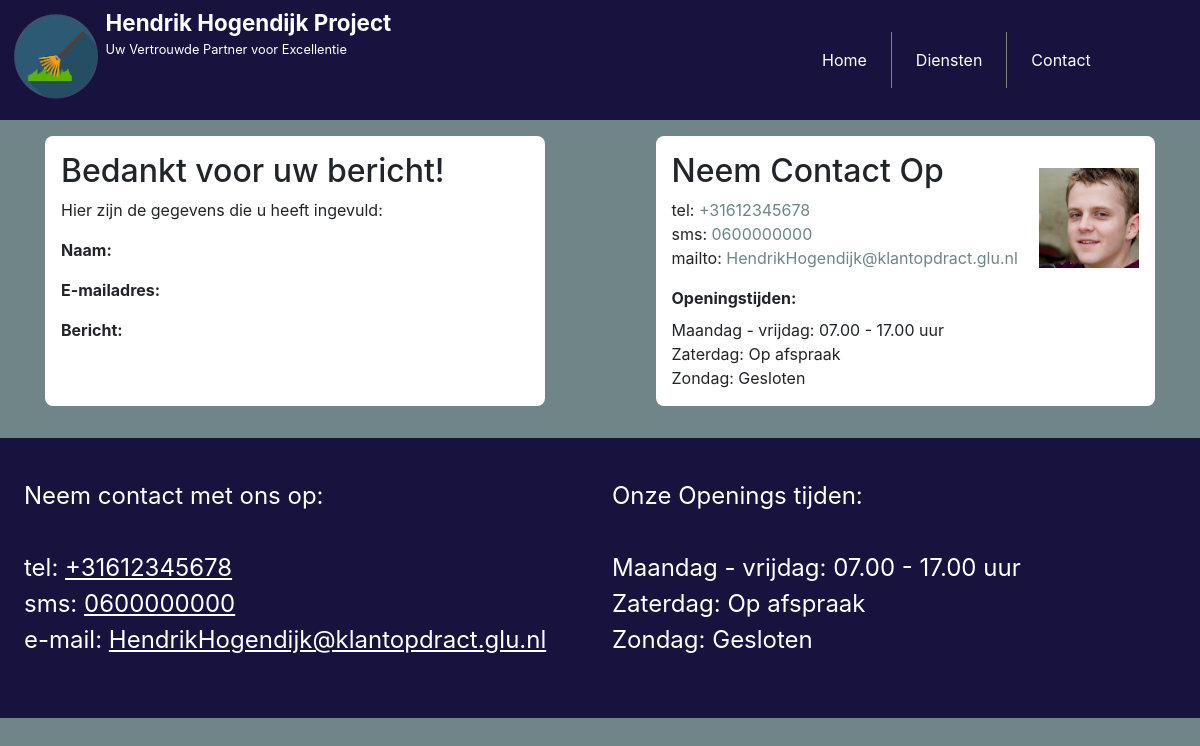
Screenshot of /verstuurt.php with the database file from the repository.
### tables this page shows
CREATE TABLE `informatie` (
  `info_id` int(11) NOT NULL,
  `info_type` int(11) NOT NULL,
  `info_prefix` varchar(255) NOT NULL,
  `info_tekst` varchar(255) NOT NULL
);

### verstuurt.php (the view, shortened to what this page needs)
<?php
include('assets/core/header.php');
$naam = isset($_SESSION['naam']) ? $_SESSION['naam'] : '';
$email = isset($_SESSION['email']) ? $_SESSION['email'] : '';
$bericht = isset($_SESSION['bericht']) ? $_SESSION['bericht'] : '';
?>
<!DOCTYPE html>
<html lang="nl">
<head>
</head>
<body>
    <div class="container">
    <form action="" method="post">
    <h2>Bedankt voor uw bericht!</h2>
        <p>Hier zijn de gegevens die u heeft ingevuld:</p>
        <p><strong>Naam:</strong> <?php echo $naam; ?></p>
        <p><strong>E-mailadres:</strong> <?php echo $email; ?></p>
        <p><strong>Bericht:</strong><div class="text-wrap"><?php echo $bericht; ?></div> </p>
        </form>
        <div class="contact-info">
            <h2>Neem Contact Op</h2>
            <?php
        $sql = "SELECT info_prefix, info_tekst FROM informatie WHERE info_type = 1";
        $liqry = $con->prepare($sql);
        if ($liqry === false) {
            echo mysqli_error($con);
        } else {
            $liqry->bind_result($info_prefix, $info_tekst);
            if ($liqry->execute()) {
                $liqry->store_result();
                while ($liqry->fetch()) {
                    echo $info_prefix . ": " . "<a href='" . $info_prefix . ":" . $info_tekst ."'>" . $info_tekst . "</a>" ."<br>";
                }
            }
        }
        ?>
            <p><b>Openingstijden:</b></p>
            <?php
        $sql = "SELECT info_prefix, info_tekst FROM informatie WHERE info_type = 2";
        $liqry = $con->prepare($sql);
        if ($liqry === false) {
            echo mysqli_error($con);
        } else {
            $liqry->bind_result($info_prefix, $info_tekst);
            if ($liqry->execute()) {
                $liqry->store_result();
                while ($liqry->fetch()) {
                    echo $info_prefix . " " . $info_tekst . "<br>";
                }
            }
        }
        ?>
            <img src="assets/img/henrik.png" alt="Hendrik Hogendijk" width="150" height="100">
        </div>
    </div>
</body>
</html>
<?php
include('assets/core/footer.php');
?>

### assets/core/header.php (shortened to what this page needs)
<!DOCTYPE html>
<html lang="en">
<head>
    <link rel="stylesheet" href="<?= BASEURL; ?>assets/css/bootstrap.min.css">
    <link rel="stylesheet" href="<?= BASEURL; ?>assets/css/style.css">
    <link href="//maxcdn.bootstrapcdn.com/bootstrap/4.1.1/css/bootstrap.min.css" rel="stylesheet" id="bootstrap-css">
</head>
<body class="bg-6F8587">
    <div class="header">
        <div class="e">
            <img src="assets\img\hark-removebg-preview.png" alt="logo" class="logo-website header-logo">
            <div>
                <div class="header-text">Hendrik Hogendijk Project</div>
                <p class="header-subtext">Uw Vertrouwde Partner voor Excellentie</p>
            </div>
        </div>
        <div class="f">
            <a href="<?= BASEURL ?>index.php" class="btn-left nav-buttons button-deco">Home</a>
            <a href="<?= BASEURL ?>diensten.php" class="btn-middle nav-buttons button-deco">Diensten</a>
            <a href="<?= BASEURL ?>contact.php" class="btn-right nav-buttons button-deco">Contact</a>
        </div>
    </div>

### assets/core/footer.php (shortened to what this page needs)
<div class="footer">
    <div class="footer-contact">
        Neem contact met ons op: <br><br>
        <?php
        $sql = "SELECT info_prefix, info_tekst FROM informatie WHERE info_type = 1";
        $liqry = $con->prepare($sql);
        if ($liqry === false) {
            echo mysqli_error($con);
        } else {
            $liqry->bind_result($info_prefix, $info_tekst);
            if ($liqry->execute()) {
                $liqry->store_result();
                while ($liqry->fetch()) {
                    if ($info_prefix != 'mailto') {
                    echo $info_prefix . ": " . "<a class='t-col-white t-deco-link' href='" . $info_prefix . ":" . $info_tekst ."'>" . $info_tekst . "</a>" ."<br>";
                    }
                    if ($info_prefix == 'mailto') {
                        echo "e-mail" . ": " . "<a class='t-col-white t-deco-link' href='" . $info_prefix . ":" . $info_tekst ."'>" . $info_tekst . "</a>" ."<br>";
                    }
                }
            }
        }
        ?>
    </div>
    <div class="footer-dagen">
    Onze Openings tijden: <br><br>
        <?php
        $sql = "SELECT info_prefix, info_tekst FROM informatie WHERE info_type = 2";
        $liqry = $con->prepare($sql);
        if ($liqry === false) {
            echo mysqli_error($con);
        } else {
            $liqry->bind_result($info_prefix, $info_tekst);
            if ($liqry->execute()) {
                $liqry->store_result();
                while ($liqry->fetch()) {
                    echo $info_prefix . " " . $info_tekst . "<br>";
                }
            }
        }
        ?>
    </div>
</div>
</body>
</html>

### assets/css/style.css (style rules this page uses)
.header { display: flex; width: 100%; height: fit-content; min-height: 15vh; background-color: rgb(24, 18, 63); color: white; gap: 1vw; padding: 0.5vw; }
.e { display: flex; width: 40vw; }
.header-logo { width: 8.3vw; height: 8.3vw; }
.header-text { font-weight: bold; font-size: 1.4em; text-wrap: wrap; }
.header-subtext { font-size: 0.8em; }
.f { display: flex; justify-content: space-around; align-items: center; padding-top: 1.5vh; padding-bottom: 1.5vh; width: 30vw; padding-left: 25vw; }
.nav-buttons { background-color: rgb(24, 18, 63); padding-top: 2vh; padding-bottom: 2vh; border: none; padding-inline: 2vw; }
.btn-middle { border-left: gray 1px solid; border-right: gray 1px solid; }
.nav-buttons { background-color: rgb(24, 18, 63); border: none; }
.footer { margin-bottom: 0vh; background-color: rgb(24, 18, 63); width: 100%; min-height: 35vh; height: fit-content; display: flex; gap: 2vw; }
.footer-contact { width: 49vw; padding-top: 5vh; padding-left: 2vw; font-size: 1.5em; color: white; }
.footer-dagen { width: 49vw; padding-top: 5vh; font-size: 1.5em; color: white; }
body { background-color: #bdbdbd; font-family: sans-serif; margin: 0; padding: 0; }
.container { display: flex; flex-wrap: wrap; justify-content: space-between; padding: 1em; }
form { flex: 1 1 45%; max-width: 45%; padding: 1em; background-color: #fff; border-radius: 8px; margin-bottom: 1em; }
.contact-info { flex: 1 1 45%; max-width: 45%; padding: 1em; background-color: #fff; border-radius: 8px; margin-bottom: 1em; position: relative; }
.contact-info p { margin-bottom: 0.5em; }
.contact-info a { color: #6f8587; text-decoration: none; }
.contact-info img { width: 100%; height: auto; max-width: 100px; position: absolute; top: 2em; right: 1em; display: block; margin: 0 auto; }
.button-deco { color: white; text-decoration: none; }
.bg-6F8587 { background-color: #6f8587; }
.t-col-white { color: white; }
.t-deco-link { text-decoration: underline; }

### rows the page displays
informatie: info_prefix "tel", info_tekst "+31612345678"
informatie: info_prefix "sms", info_tekst "0600000000"
informatie: info_prefix "mailto", info_tekst "HendrikHogendijk@klantopdract.glu.nl"
informatie: info_prefix "Maandag - vrijdag:", info_tekst "07.00 - 17.00 uur"
informatie: info_prefix "Zaterdag:", info_tekst "Op afspraak"
informatie: info_prefix "Zondag:", info_tekst "Gesloten"
